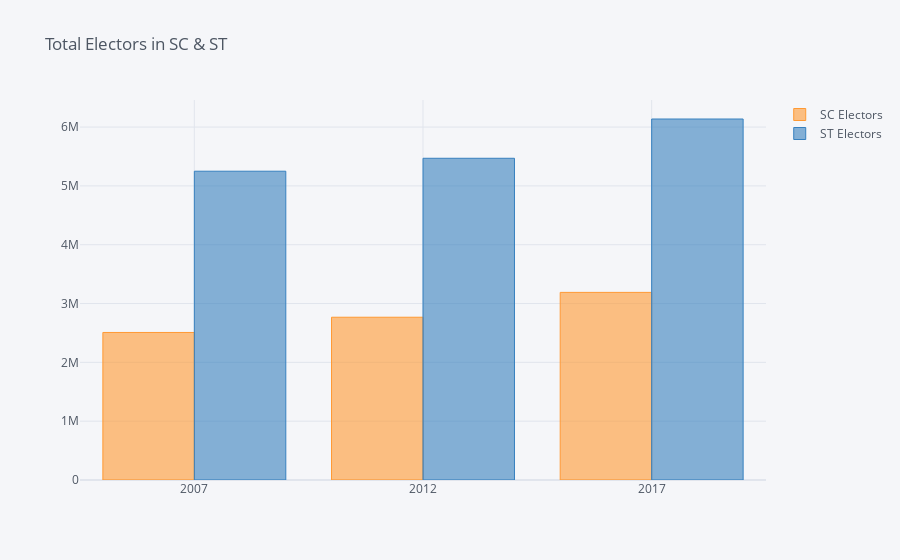

The cell this chart's notebook holds for it:
### Code cell
df_cat_electors.iplot(kind='bar', x='Year', y=['SC Electors', 'ST Electors'],  title="Total Electors in SC & ST" )

### Figure 1 — Plotly figure (JSON) as saved in the notebook; plotly's stock layout.template omitted (floating-point values rounded to 4 significant figures)
{"data": [{"marker": {"color": "rgba(255, 153, 51, 0.6)", "line": {"color": "rgba(255, 153, 51, 1.0)", "width": 1}}, "name": "SC Electors", "orientation": "v", "text": "", "type": "bar", "x": ["2007", "2012", "2017"], "y": [2508376, 2767191, 3189515]}, {"marker": {"color": "rgba(55, 128, 191, 0.6)", "line": {"color": "rgba(55, 128, 191, 1.0)", "width": 1}}, "name": "ST Electors", "orientation": "v", "text": "", "type": "bar", "x": ["2007", "2012", "2017"], "y": [5249775, 5469779, 6137394]}], "layout": {"autosize": true, "legend": {"bgcolor": "#F5F6F9", "font": {"color": "#4D5663"}}, "paper_bgcolor": "#F5F6F9", "plot_bgcolor": "#F5F6F9", "title": {"font": {"color": "#4D5663"}, "text": "Total Electors in SC & ST"}, "xaxis": {"autorange": true, "gridcolor": "#E1E5ED", "range": [-0.5, 2.5], "showgrid": true, "tickfont": {"color": "#4D5663"}, "title": {"font": {"color": "#4D5663"}, "text": ""}, "type": "category", "zerolinecolor": "#E1E5ED"}, "yaxis": {"autorange": true, "gridcolor": "#E1E5ED", "range": [0, 6460000.0], "showgrid": true, "tickfont": {"color": "#4D5663"}, "title": {"font": {"color": "#4D5663"}, "text": ""}, "type": "linear", "zerolinecolor": "#E1E5ED"}}}
